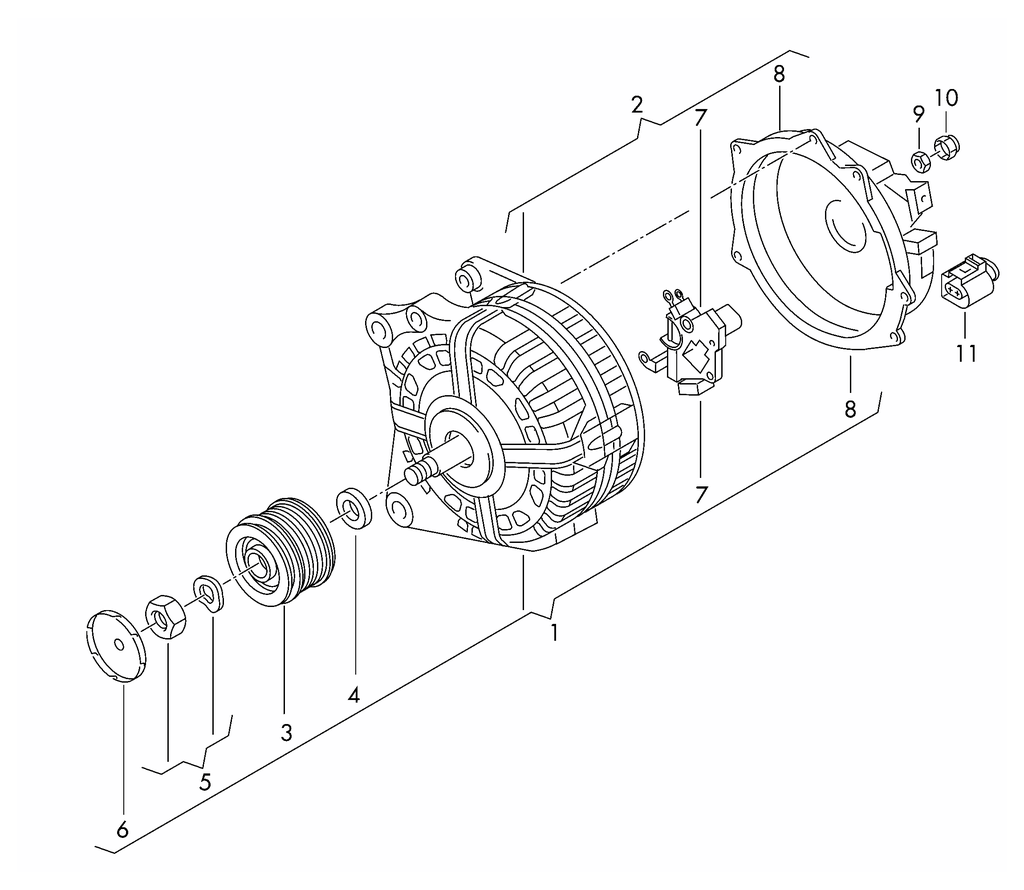
#> input picture res/555.png, 1024 x 890 px; the run also reads 1 picture not shown here
$ python tm.py   (Python 2 division)   (older library calls are emulated)
#> lines starting #> are read from the running program, lines starting #| are printed output that depends on the picture; after the words box and inside, x2 and y2 are one past the last pixel; in counts of white or black regions, pixels touching at a corner belong together
### functions.py
import os

from PIL import Image
import numpy as np
import cv2

from config import *


# [190 lines left out: functions get_line_param, draw_full_line, getDigitFromImage, getDigitFromImageNew, getDigitFromImageSimple, get_line_coord_perpendicular, not called in this run]


def getRandomString(size=6):
    import random
    import string
    chars = string.ascii_uppercase + string.digits
    return ''.join(random.choice(chars) for _ in range(size))


# [233 lines left out: functions rotate, drawMatches, cropImage, findCoordStartEndBracket, MultiScaleSearchTemplate, isImage and 1 more, not called in this run]


def isInt(obj):
    res = isinstance(obj, (int, long))
    return res


# [128 lines left out: functions EdgeDetect, AutCanny, RotateTransparent, toA4, AddPadding, AddBorder and 2 more, not called in this run]


def dist(x, y):
    return np.sqrt(np.sum((x - y) ** 2))


# [67 lines left out: function rotate_image, not called in this run]

### cv/tm.py
import cv2
import imutils as imutils
import numpy as np
from matplotlib import pyplot as plt
from functions import *
from config import *

image_path = '../res/555.png'
image_template = '../res/template.png'
image_bound_open = '../res/bound_open.png'
image_bound_close = '../res/bound_close.png'
image_bound_close = '../res/909.png'

img_rgb = cv2.imread(image_path)
#> img_rgb is the input picture: shape (890, 1024, 3); mean B, G, R 247.7, 246.8, 246.8
img_gray = cv2.cvtColor(img_rgb, cv2.COLOR_BGR2GRAY)
template = cv2.imread(image_template, 0)

bound_bracket_open = cv2.imread(image_bound_open, 0)
bound_bracket_close = cv2.imread(image_bound_close, 0)
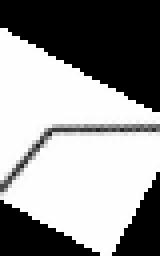
#> input picture res/909.png, 40 x 64 px (shown 4 times larger)
#> bound_bracket_close: shape (64, 40); min 0, max 255, mean 146.4

img_original = img_rgb.copy()
threshold = 0.7

template = cv2.imread('../res/bracket_middle.png')
template = cv2.cvtColor(template, cv2.COLOR_BGR2GRAY)
template = cv2.Canny(template, 20, 100)
(tH, tW) = template.shape[:2]
#> tH = 19; tW = 64
# template_roi = template[5:tH - 5, 5:tW - 5]
cv2.imshow("Template", template)

searches = [template]

image = cv2.imread(image_path)
gray = cv2.cvtColor(image, cv2.COLOR_BGR2GRAY)
cv2.imshow("Image", image)

for r_angle in range(0, 360, 5):
    print r_angle
    for search in searches:
        rotated_bracket = imutils.rotate_bound(search, r_angle)

        found = None
        # loop over the scales of the image
        for scale in np.linspace(0.5, 1.0, 10)[::-1]:
            # resize the image according to the scale, and keep track
            # of the ratio of the resizing
            resized = imutils.resize(gray, width=int(gray.shape[1] * scale))
            r = gray.shape[1] / float(resized.shape[1])
            # if the resized image is smaller than the template, then break
            # from the loop
            if resized.shape[0] < tH or resized.shape[1] < tW:
                break

            # detect edges in the resized, grayscale image and apply template
            # matching to find the template in the image
            edged = cv2.Canny(resized, 20, 100)

            result = cv2.matchTemplate(edged, rotated_bracket, cv2.TM_CCOEFF)
            (_, maxVal, _, maxLoc) = cv2.minMaxLoc(result)

            # check to see if the iteration should be visualized
            if 0:
                # draw a bounding box around the detected region
                clone = np.dstack([edged, edged, edged])
                cv2.rectangle(clone, (maxLoc[0], maxLoc[1]),
                              (maxLoc[0] + tW, maxLoc[1] + tH), (0, 0, 255), 2)
                cv2.imshow("Visualize", clone)
                cv2.waitKey(0)

            # if we have found a new maximum correlation value, then ipdate
            # the bookkeeping variable
            if found is None or maxVal > found[0]:
                found = (maxVal, maxLoc, r)

        # unpack the bookkeeping varaible and compute the (x, y) coordinates
        # of the bounding box based on the resized ratio
        (_, maxLoc, r) = found
        (startX, startY) = (int(maxLoc[0] * r), int(maxLoc[1] * r))
        (endX, endY) = (int((maxLoc[0] + tW) * r), int((maxLoc[1] + tH) * r))

        # draw a bounding box around the detected result and display the image
        cv2.rectangle(image, (startX, startY), (endX, endY), (0, 0, 255), 2)
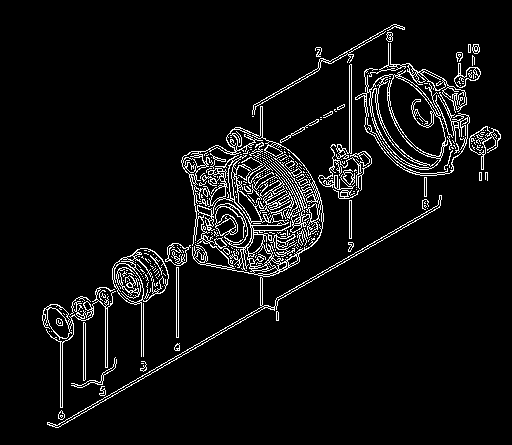
#> edged: shape (445, 512); 6% white in thin lines or dots, all inside (x1, y1, x2, y2) = (42, 24, 501, 428)
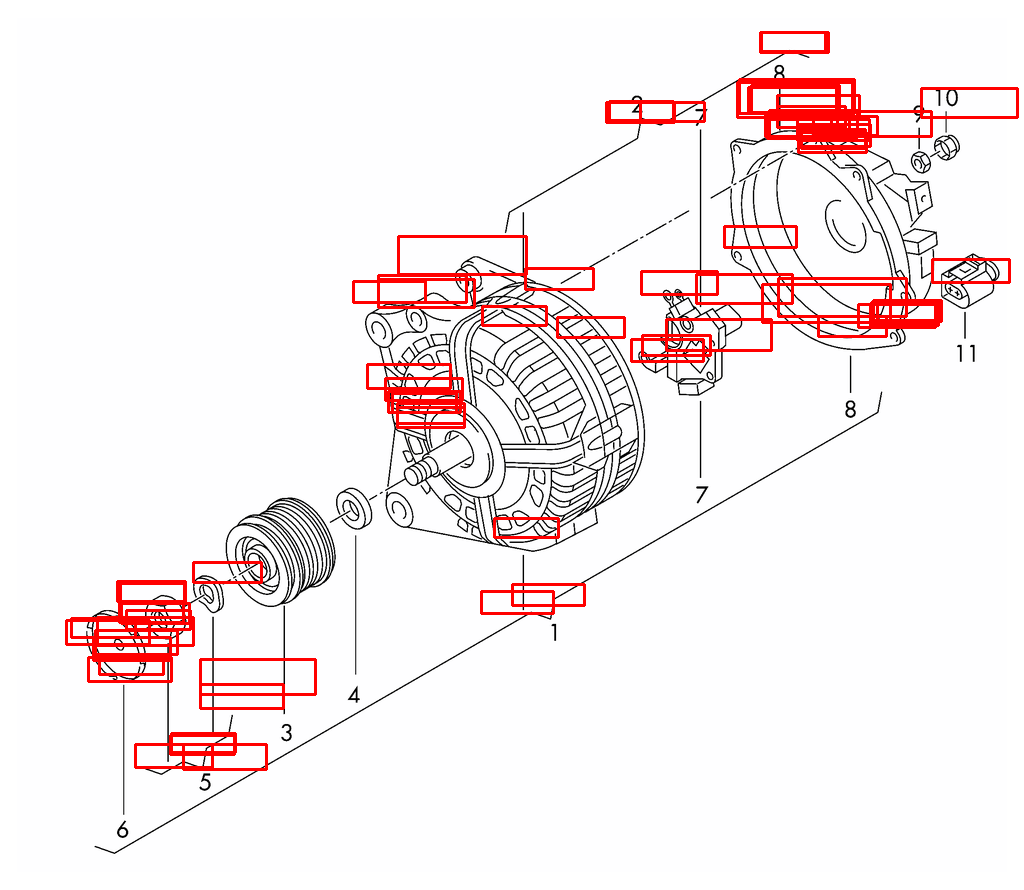
#> image: shape (890, 1024, 3); 3.75% of pixels changed, all inside (x1, y1, x2, y2) = (65, 31, 1019, 771)
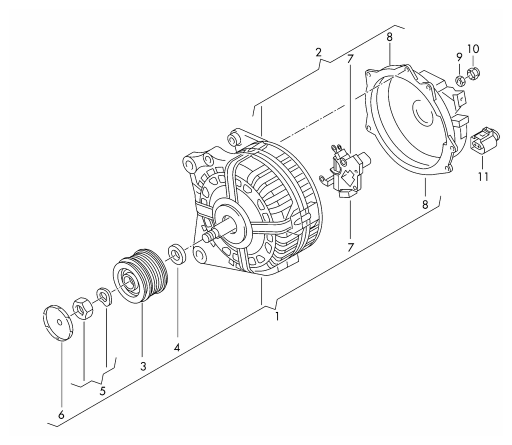
#> resized: shape (445, 512); min 1, max 255, mean 246.8
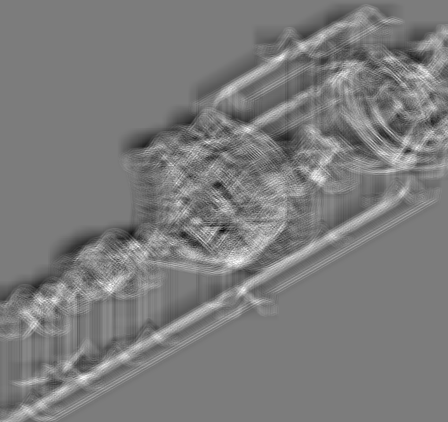
#> result: shape (422, 448) float32; min -1526616.6, max 1600974.4, mean 1172.5; drawn with min black and max white

        # [6 lines of commented-out code are left out]

cv2.imshow("Image", image)
cv2.waitKey(0)

# cv2.namedWindow('Detected', cv2.CV_WINDOW_AUTOSIZE)
# cv2.imshow('Detected', img_rgb)
# cv2.waitKey(0)
cv2.destroyAllWindows()
cv2.imwrite('image_result/' + getRandomString() + 'res.png', img_rgb)
